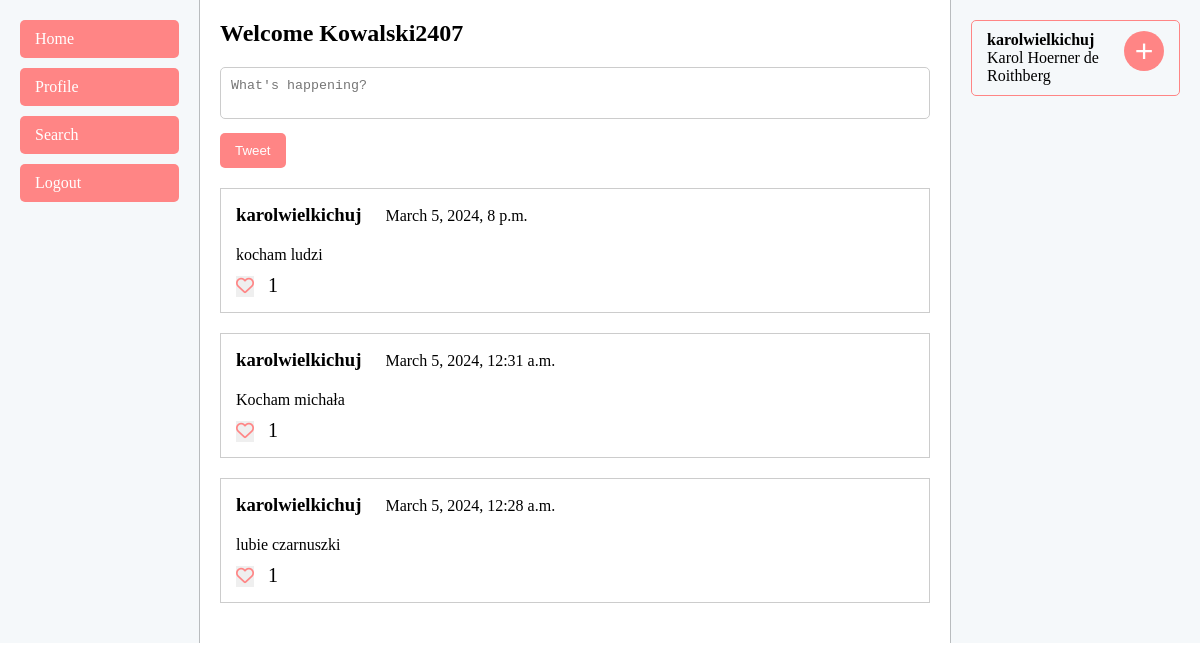
Screenshot of / (signed in) with the database file from the repository.
### posts/models.py (models this page shows)
class Post(models.Model):
    user = models.ForeignKey(to=User, to_field='id', on_delete=models.CASCADE, default=None)
    post = models.TextField(max_length=255)
    date_time = models.DateTimeField()

### main_page/views.py (the view)
# urls.py: path('', views.main_page, name='main_page'),
def main_page(request):
    if request.user.is_authenticated:
        user = request.user
        posts = get_main_page_posts(user)
        people_to_observe = get_users_to_observe(user)
        return render(request, 'main_page.html', {'user' : user, 'posts': posts, 'people_to_observe': people_to_observe})

### observers/utils.py (called while the page is built)
def get_users_to_observe(loged_in_user):
    observers = Observer.objects.filter(observed_by=loged_in_user)
    observers_ids = list(observers.values_list('observer', flat=True))
    observers_ids.append(loged_in_user.id)
    users_to_observe = User.objects.exclude(id__in=observers_ids).order_by('username')
    return users_to_observe

### posts/utils.py (called while the page is built)
def get_main_page_posts(logged_in_user):
    posts = Post.objects.exclude(user=logged_in_user).order_by('-date_time')
    user = User.objects.get(id=logged_in_user.id)
    print(user.id)
    like_numbers = [get_like_number(post) for post in posts]
    is_post_liked_by_user_list = are_posts_liked_by_user(posts, logged_in_user)
    for post, like_number, is_liked in zip(posts, like_numbers, is_post_liked_by_user_list):
        post.like_number = like_number
        post.is_liked = is_liked
    return posts

def get_like_number(post):
    return Like.objects.filter(post=post).count()

def are_posts_liked_by_user(posts, user):
    is_post_liked_by_user_list = []
    counter = 0
    for post in posts:
        likes = Like.objects.filter(post=post).values('user')
        for like in likes:
            if like['user'] == user.id:
                is_post_liked_by_user_list.append(True)
        if len(is_post_liked_by_user_list) -1 < counter:
            is_post_liked_by_user_list.append(False)
        counter += 1
    return is_post_liked_by_user_list

### main_page/templates/main_page.html (shortened to what this page needs)
{% load static %}
<!DOCTYPE html>
<html lang="en">
<head>
    <link rel="stylesheet" href="{% static 'main_page.css' %}">
</head>
<body>
    <div class="container">
        <aside class="sidebar left">
            <a href="{% url 'main_page' %}" class="nav-btn">Home</a>
            <a href="{% url 'profile_page' %}" class="nav-btn">Profile</a>
            <a href="" class="nav-btn">Search</a>
            <a href="{% url 'logout' %}" class="nav-btn">Logout</a>
        </aside>
        <main class="main-content">
            <h2 class="welcome-text">Welcome {{user.username}}</h2>
            <form method="post" action="{% url 'add_post' %}" class="new-post-form">
                <textarea name="new-post" placeholder="What's happening?" required></textarea>
                <div style="display: flex; justify-content: space-between;">
                    <div>
                        <button type="submit" class="tweet-btn">Tweet</button>
                    </div>
                </div>
            </form>
            {% for post in posts %}
            <div class="post">
                <h3 class="username">{{post.user}}</h3>
                <p class="date">{{post.date_time}}</p>
                <p class="post-text">{{post.post}}</p>
                {% if post.is_liked %}
                <form action="{% url 'delete_like' %}" method="post" style="display: inline;">
                    {% csrf_token %}
                    <button type="submit" class="heart-btn">
                        <i class="fa fa-heart hearth"></i>
                    </button>
                    <input type="hidden" name="post-id" value="{{post.id}}">
                </form>
                {% else %}
                <form action="{% url 'add_like' %}" method="post" style="display: inline;">
                    <button class="heart-btn">
                        <i class="fa-regular fa-heart hearth"></i>
                    </button>
                </form>
                {% endif %}
                <p class="like-number">{{post.like_number}}</p>
            </div>
            {% endfor %}
        </main>
        <aside class="sidebar right">
            {% for p in people_to_observe %}
            <div class="user-profile">
                <div class="user-data">
                    <b class="username">{{ p.username }}</b>
                    <p class="name">{{ p.first_name }} {{ p.last_name }}</p>
                </div>
                <form action="{% url 'add_observer' %}" method="post">
                    <button type="submit" class="add-observer">+</button>
                </form>
            </div>
            {% endfor%}
        </aside>
    </div>
</body>
</html>

### main_page/static/main_page.css (style rules this page uses)
* { margin: 0; padding: 0; box-sizing: border-box; }
.container { display: flex; }
.sidebar { background-color: #f5f8fa; padding: 20px; }
.right { border-left: #b9bcbe 1px solid; width: 250px; }
.left { border-right: #b9bcbe 1px solid; width: 200px; }
.nav-btn { display: block; width: 100%; padding: 10px 15px; margin-bottom: 10px; background-color: #ff8585; color: white; border: none; border-radius: 5px; cursor: pointer; text-decoration: none; }
.main-content { flex: 1; padding: 20px; }
.post { background-color: #fff; border: 1px solid #ccc; padding: 15px; margin-bottom: 20px; }
.new-post-form { margin-top: 20px; }
.new-post-form textarea { width: 100%; padding: 10px; margin-bottom: 10px; border: 1px solid #ccc; border-radius: 5px; resize: none; }
.new-post-form .tweet-btn { padding: 10px 15px; background-color: #ff8585; color: white; border: none; border-radius: 5px; cursor: pointer; margin-bottom: 20px; }
.tweet-btn { display: inline-block; margin-right: 20px; }
.welcome-text { margin-bottom: 10px; }
.post .username, .add-like { display: inline; margin-right: 20px; }
.date, .like-number { display: inline; }
.post-text { margin-top: 20px; margin-bottom: 10px; }
.user-profile .username { margin-bottom: 5px; }
.user-profile { margin-bottom: 20px; padding: 10px 15px; border: solid 1px #ff8585; border-radius: 5px; display: flex; justify-content: space-between; }
.add-observer { height: 40px; width: 40px; background-color: #ff8585; color: white; border: none; border-radius: 100%; cursor: pointer; font-size: xx-large; }
.heart-btn { border: none; cursor: pointer; font-size: large; text-decoration: none; background-color: none; margin-right: 10px; display: inline; }
.like-number { display: inline; justify-content: center; text-align: center; font-size: 20px; }
.hearth { color: #ff8585; }

### rows the page displays
Post: user "karolwielkichuj", date_time "March 5, 2024, 8 p.m.", post "kocham ludzi", like_number "1"
Post: user "karolwielkichuj", date_time "March 5, 2024, 12:31 a.m.", post "Kocham michała", like_number "1"
Post: user "karolwielkichuj", date_time "March 5, 2024, 12:28 a.m.", post "lubie czarnuszki", like_number "1"

### other values shown
{{ user.username }} "Kowalski2407"
{{ p.username }} "karolwielkichuj"
{{ p.first_name }} "Karol"
{{ p.last_name }} "Hoerner de Roithberg"
